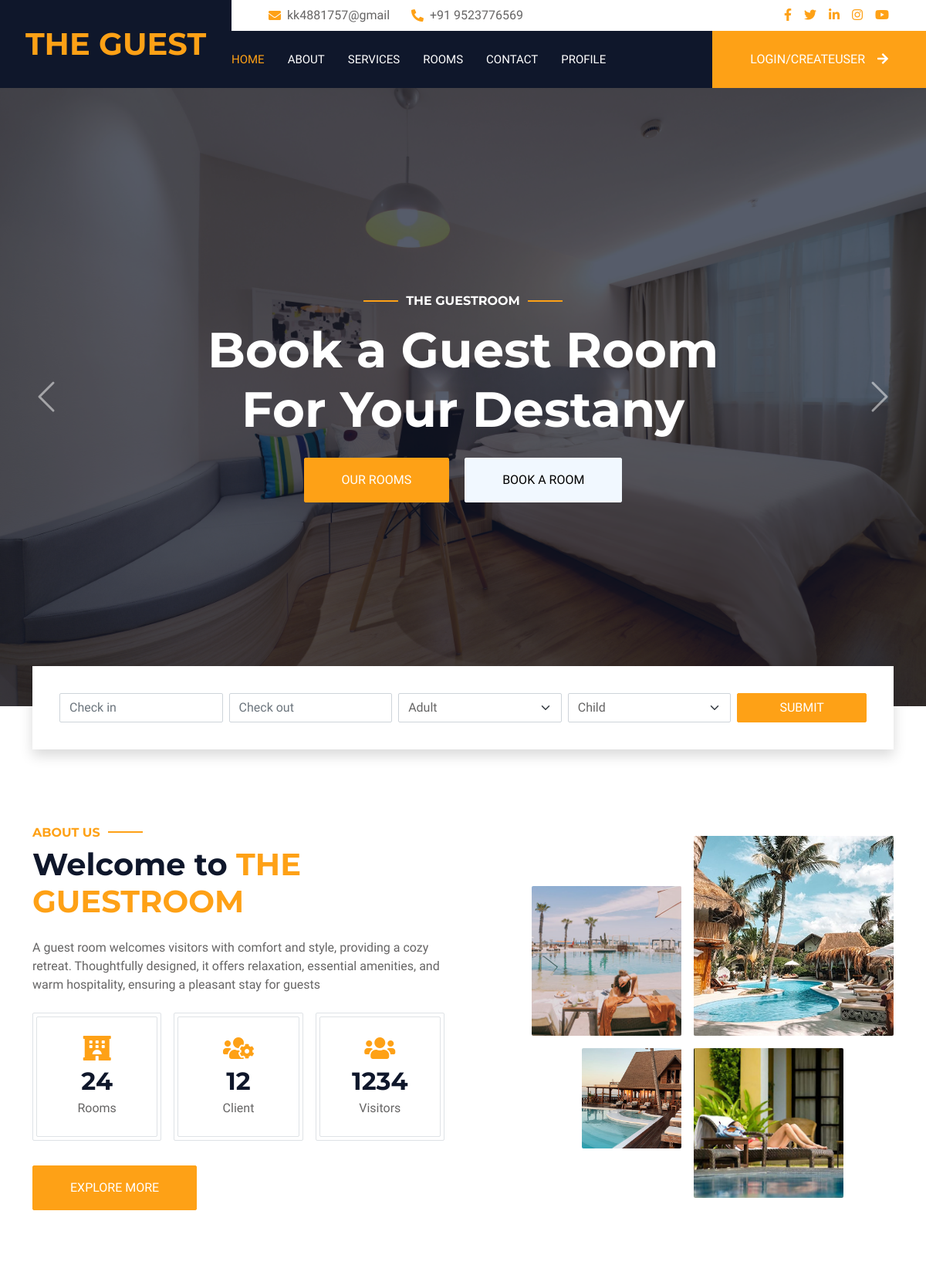
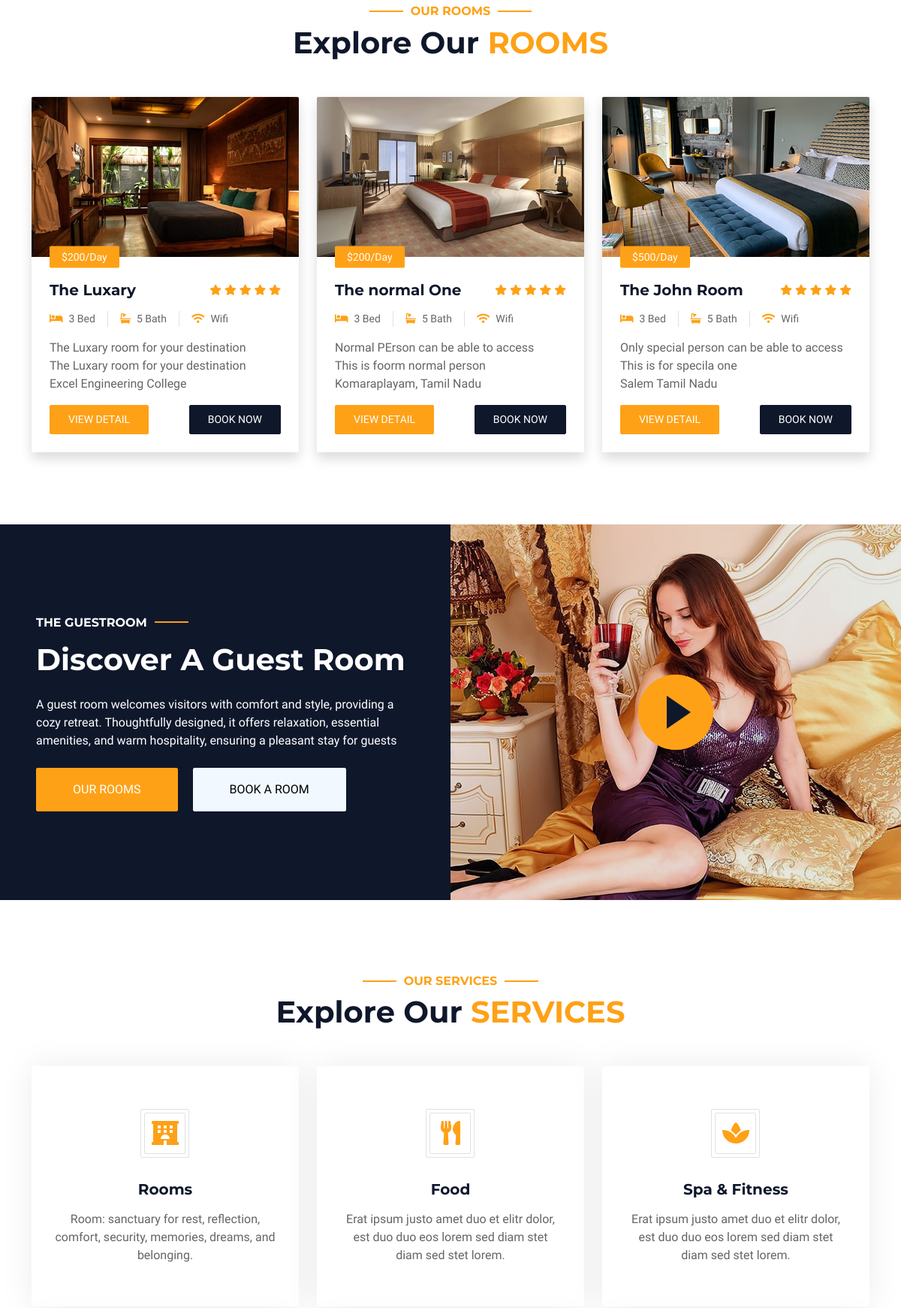
The page / (upper part) on the database its author committed (2 pictures, top to bottom).
### owner/models.py (models this page shows)
class RoomData(models.Model):
    title = models.CharField(max_length=50)
    room_id = models.CharField(max_length=15)
    floor = models.IntegerField()
    bed = models.IntegerField()
    bathroom = models.IntegerField()
    location = models.TextField()
    about = models.TextField(null=True)
    desc = models.TextField()
    prize = models.IntegerField()
    wifi = models.BooleanField(default=False)
    photo = models.ImageField(upload_to='photos/')
    updated_by = models.CharField(max_length=30, null=True)
    updated_at = models.DateTimeField(auto_now_add=True, null=True)

### visitor/views.py (the view)
# urls.py: path('', views.index, name="index"),
def index(request):
    roomdata =  RoomData.objects.all()
    roomdata={"roomdata":roomdata}
    return render (request,'index.html', roomdata)

### templates/index.html (shortened to what this page needs)
{% extends "layout.html" %}
       {% load static %}
       {% block body %}
        <div class="container-fluid p-0 mb-5">
            <div id="header-carousel" class="carousel slide" data-bs-ride="carousel">
                <div class="carousel-inner">
                    <div class="carousel-item active">
                        <img class="w-100" src="{% static 'img/carousel-1.jpg' %}" alt="Image">
                        <div class="carousel-caption d-flex flex-column align-items-center justify-content-center">
                            <div class="p-3" style="max-width: 700px;">
                                <h6 class="section-title text-white text-uppercase mb-3 animated slideInDown">The GuestRoom</h6>
                                <h1 class="display-3 text-white mb-4 animated slideInDown">Book a Guest Room For Your Destany</h1>
                                <a href="" class="btn btn-primary py-md-3 px-md-5 me-3 animated slideInLeft">Our Rooms</a>
                                <a href="" class="btn btn-light py-md-3 px-md-5 animated slideInRight">Book A Room</a>
                            </div>
                        </div>
                    </div>
                </div>
                <button class="carousel-control-prev" type="button" data-bs-target="#header-carousel"
                    data-bs-slide="prev">
                    <span class="carousel-control-prev-icon" aria-hidden="true"></span>
                </button>
                <button class="carousel-control-next" type="button" data-bs-target="#header-carousel"
                    data-bs-slide="next">
                    <span class="carousel-control-next-icon" aria-hidden="true"></span>
                </button>
            </div>
        </div>
        <div class="container-fluid booking pb-5 wow fadeIn" data-wow-delay="0.1s">
            <div class="container">
                <div class="bg-white shadow" style="padding: 35px;">
                    <div class="row g-2">
                        <div class="col-md-10">
                            <div class="row g-2">
                                <div class="col-md-3">
                                    <div class="date" id="date1" data-target-input="nearest">
                                        <input type="text" class="form-control datetimepicker-input"
                                            placeholder="Check in" data-target="#date1" data-toggle="datetimepicker" />
                                    </div>
                                </div>
                                <div class="col-md-3">
                                    <div class="date" id="date2" data-target-input="nearest">
                                        <input type="text" class="form-control datetimepicker-input" placeholder="Check out" data-target="#date2" data-toggle="datetimepicker"/>
                                    </div>
                                </div>
                                <div class="col-md-3">
                                    <select class="form-select">
                                        <option selected>Adult</option>
                                    </select>
                                </div>
                                <div class="col-md-3">
                                    <select class="form-select">
                                        <option selected>Child</option>
                                    </select>
                                </div>
                            </div>
                        </div>
                        <div class="col-md-2">
                            <button class="btn btn-primary w-100">Submit</button>
                        </div>
                    </div>
                </div>
            </div>
        </div>
        <div class="container-xxl py-5">
            <div class="container">
                <div class="row g-5 align-items-center">
                    <div class="col-lg-6">
                        <h6 class="section-title text-start text-primary text-uppercase">About Us</h6>
                        <h1 class="mb-4">Welcome to <span class="text-primary text-uppercase">The GuestRoom</span></h1>
                        <p class="mb-4">A guest room welcomes visitors with comfort and style, providing a cozy retreat. Thoughtfully designed, it offers relaxation, essential amenities, and warm hospitality, ensuring a pleasant stay for guests</p>
                        <div class="row g-3 pb-4">
                            <div class="col-sm-4 wow fadeIn" data-wow-delay="0.1s">
                                <div class="border rounded p-1">
                                    <div class="border rounded text-center p-4">
                                        <i class="fa fa-hotel fa-2x text-primary mb-2"></i>
                                        <h2 class="mb-1" data-toggle="counter-up">24</h2>
                                        <p class="mb-0">Rooms</p>
                                    </div>
                                </div>
                            </div>
                            <div class="col-sm-4 wow fadeIn" data-wow-delay="0.3s">
                                <div class="border rounded p-1">
                                    <div class="border rounded text-center p-4">
                                        <i class="fa fa-users-cog fa-2x text-primary mb-2"></i>
                                        <h2 class="mb-1" data-toggle="counter-up">12</h2>
                                        <p class="mb-0">Client</p>
                                    </div>
                                </div>
                            </div>
                            <div class="col-sm-4 wow fadeIn" data-wow-delay="0.5s">
                                <div class="border rounded p-1">
                                    <div class="border rounded text-center p-4">
                                        <i class="fa fa-users fa-2x text-primary mb-2"></i>
                                        <h2 class="mb-1" data-toggle="counter-up">1234</h2>
                                        <p class="mb-0">Visitors</p>
                                    </div>
                                </div>
                            </div>
                        </div>
                        <a class="btn btn-primary py-3 px-5 mt-2" href="">Explore More</a>
                    </div>
                    <div class="col-lg-6">
                        <div class="row g-3">
                            <div class="col-6 text-end">
                                <img class="img-fluid rounded w-75 wow zoomIn" data-wow-delay="0.1s" src="{% static 'img/about-1.jpg' %}" style="margin-top: 25%;">
                            </div>
                            <div class="col-6 text-start">
                                <img class="img-fluid rounded w-100 wow zoomIn" data-wow-delay="0.3s" src="{% static 'img/about-2.jpg' %}">
                            </div>
                            <div class="col-6 text-end">
                                <img class="img-fluid rounded w-50 wow zoomIn" data-wow-delay="0.5s" src="{% static 'img/about-3.jpg' %}">
                            </div>
                            <div class="col-6 text-start">
                                <img class="img-fluid rounded w-75 wow zoomIn" data-wow-delay="0.7s" src="{% static 'img/about-4.jpg' %}">
                            </div>
                        </div>
                    </div>
                </div>
            </div>
        </div>
        <div class="container-xxl py-5">
            <div class="container">
                <div class="text-center wow fadeInUp" data-wow-delay="0.1s">
                    <h6 class="section-title text-center text-primary text-uppercase">Our Rooms</h6>
                    <h1 class="mb-5">Explore Our <span class="text-primary text-uppercase">Rooms</span></h1>
                </div>
                <div class="row g-4">
                    {% for i in  roomdata %}
                    <div class="col-lg-4 col-md-6 wow fadeInUp" data-wow-delay="0.1s">
                        <div class="room-item shadow rounded overflow-hidden">
                            <div class="position-relative">
                                <img class="img-fluid" src="mmedia/{{ i.photo }}" alt="">
                                <small class="position-absolute start-0 top-100 translate-middle-y bg-primary text-white rounded py-1 px-3 ms-4">${{ i.prize }}/Day</small>
                            </div>
                            <div class="p-4 mt-2">
                                <div class="d-flex justify-content-between mb-3">
                                    <h5 class="mb-0">{{ i.title }} <br>  </h5>
                                    <div class="ps-2">
                                        <small class="fa fa-star text-primary"></small>
                                        <small class="fa fa-star text-primary"></small>
                                        <small class="fa fa-star text-primary"></small>
                                        <small class="fa fa-star text-primary"></small>
                                        <small class="fa fa-star text-primary"></small>
                                    </div>
                                </div>
                                <div class="d-flex mb-3">
                                    <small class="border-end me-3 pe-3"><i class="fa fa-bed text-primary me-2"></i>{{i.bed}} Bed</small>
                                    <small class="border-end me-3 pe-3"><i class="fa fa-bath text-primary me-2"></i>{{i.bathroom}} Bath</small>
                                    <small><i class="fa fa-wifi text-primary me-2"></i>Wifi</small>
                                </div>
                                <p class="text-body mb-3">{{ i.desc }} <br> {{i.about}} <br> {{i.location}} </p>
                                <div class="d-flex justify-content-between">
                                    <a class="btn btn-sm btn-primary rounded py-2 px-4" href="booking/{{i.id}}">View Detail</a>
                                    <a class="btn btn-sm btn-dark rounded py-2 px-4" href="booking/{{i.id}}">Book Now</a>
                                </div>
                            </div>
                        </div>
                    </div>
                    {% endfor %}
                </div>
            </div>
        </div>
        <div class="container-xxl py-5 px-0 wow zoomIn" data-wow-delay="0.1s">
            <div class="row g-0">
                <div class="col-md-6 bg-dark d-flex align-items-center">
                    <div class="p-5">
                        <h6 class="section-title text-start text-white text-uppercase mb-3">The GuestRoom</h6>
                        <h1 class="text-white mb-4">Discover A Guest Room</h1>
                        <p class="text-white mb-4">A guest room welcomes visitors with comfort and style, providing a cozy retreat. Thoughtfully designed, it offers relaxation, essential amenities, and warm hospitality, ensuring a pleasant stay for guests</p>
                        <a href="" class="btn btn-primary py-md-3 px-md-5 me-3">Our Rooms</a>
                        <a href="" class="btn btn-light py-md-3 px-md-5">Book A Room</a>
                    </div>
                </div>
                <div class="col-md-6">
                    <div class="video">
                        <button type="button" class="btn-play" data-bs-toggle="modal" data-src="https://www.istockphoto.com/video/a-businessman-is-entering-in-an-hotel-room-gm1401937222-455012423" data-bs-target="#videoModal">
                            <span></span>
                        </button>
                    </div>
                </div>
            </div>
        </div>
        <div class="container-xxl py-5">
            <div class="container">
                <div class="text-center wow fadeInUp" data-wow-delay="0.1s">
                    <h6 class="section-title text-center text-primary text-uppercase">Our Services</h6>
                    <h1 class="mb-5">Explore Our <span class="text-primary text-uppercase">Services</span></h1>
                </div>
                <div class="row g-4">
                    <div class="col-lg-4 col-md-6 wow fadeInUp" data-wow-delay="0.1s">
                        <a class="service-item rounded" href="">
                            <div class="service-icon bg-transparent border rounded p-1">
                                <div class="w-100 h-100 border rounded d-flex align-items-center justify-content-center">
                                    <i class="fa fa-hotel fa-2x text-primary"></i>
                                </div>
                            </div>
                            <h5 class="mb-3">Rooms </h5>
                            <p class="text-body mb-0">Room: sanctuary for rest, reflection, comfort, security, memories, dreams, and belonging.</p>
                        </a>
                    </div>
                    <div class="col-lg-4 col-md-6 wow fadeInUp" data-wow-delay="0.2s">
                        <a class="service-item rounded" href="">
                            <div class="service-icon bg-transparent border rounded p-1">
                                <div class="w-100 h-100 border rounded d-flex align-items-center justify-content-center">
                                    <i class="fa fa-utensils fa-2x text-primary"></i>
                                </div>
                            </div>
                            <h5 class="mb-3">Food </h5>
                            <p class="text-body mb-0">Erat ipsum justo amet duo et elitr dolor, est duo duo eos lorem sed diam stet diam sed stet lorem.</p>
                        </a>
                    </div>
                    <div class="col-lg-4 col-md-6 wow fadeInUp" data-wow-delay="0.3s">
                        <a class="service-item rounded" href="">
                            <div class="service-icon bg-transparent border rounded p-1">
                                <div class="w-100 h-100 border rounded d-flex align-items-center justify-content-center">
                                    <i class="fa fa-spa fa-2x text-primary"></i>
                                </div>
                            </div>
                            <h5 class="mb-3">Spa & Fitness</h5>
                            <p class="text-body mb-0">Erat ipsum justo amet duo et elitr dolor, est duo duo eos lorem sed diam stet diam sed stet lorem.</p>
                        </a>
                    </div>
                </div>
            </div>
        </div>
        {% endblock body %}

### rows shown on the page
RoomData: photo (picture), prize "200", title "The Luxary", bed "3", bathroom "5", desc "The Luxary room for your destination", about "The Luxary room for your destination", location "Excel Engineering College"
RoomData: photo (picture), prize "200", title "The normal One", bed "3", bathroom "5", desc "Normal PErson can be able to access", about "This is foorm normal person", location "Komaraplayam, Tamil Nadu"
RoomData: photo (picture), prize "500", title "The John Room", bed "3", bathroom "5", desc "Only special person can be able to access", about "This is for specila one", location "Salem Tamil Nadu"
